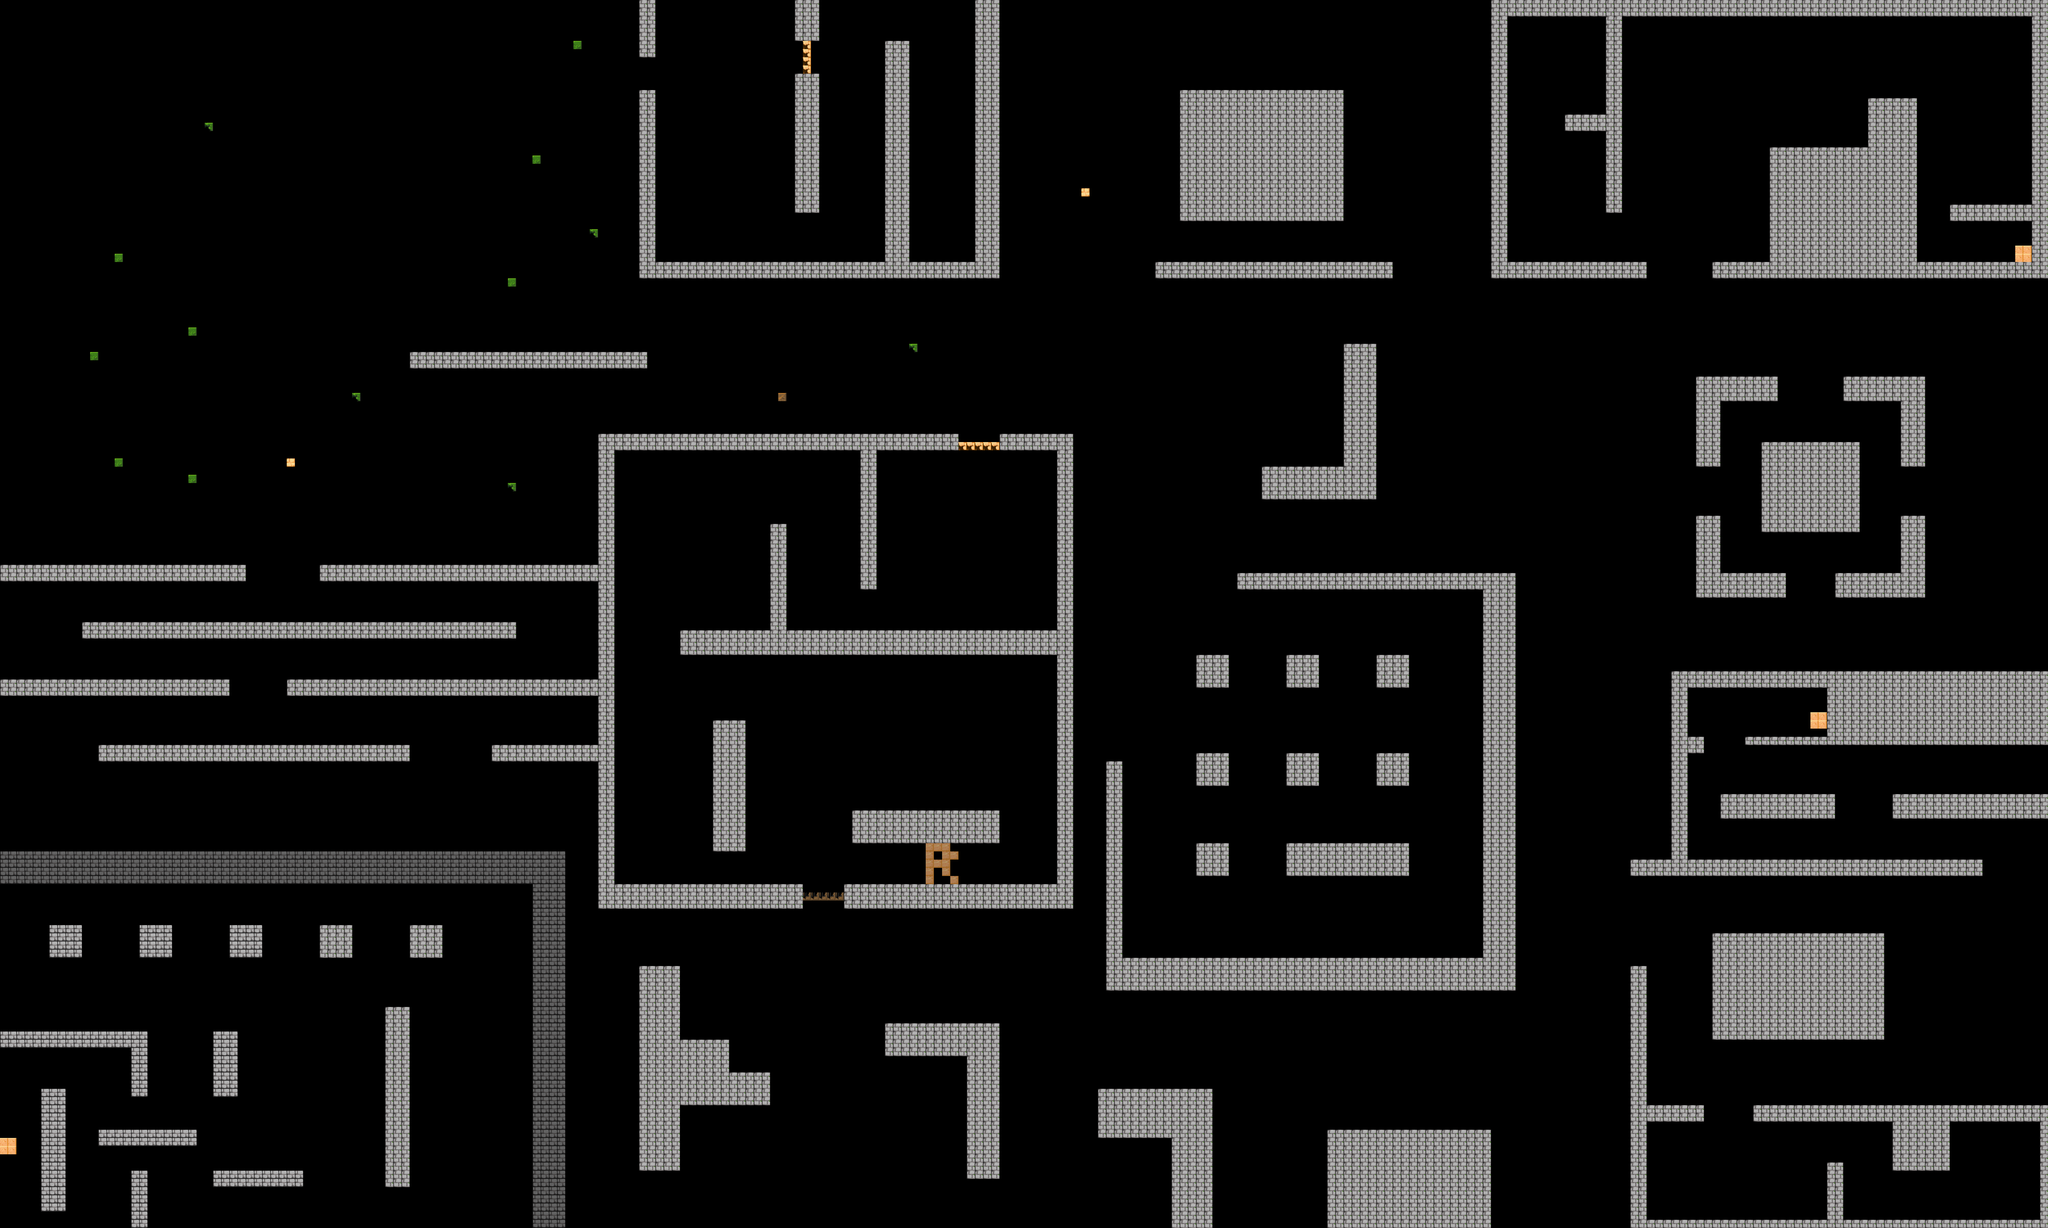

A level layout from a 2D game, rendered from its tile map. Below: a short description, then the map file with tile-grid data replaced by summaries:
An orthogonal 250x150 tile map with 32x32 px tiles, 1 tile layer (Capa de Patrones 1) and 55 objects (31x 2, 24x 1).

<map version="1.0" orientation="orthogonal" renderorder="right-down" width="250" height="150" tilewidth="32" tileheight="32" nextobjectid="112">
 <properties>
  <property name="num" value="comida" />
 </properties>
 <tileset firstgid="1" name="master-tileset" tilewidth="32" tileheight="32" tilecount="200" columns="20">
  <image source="master-tileset.png" width="640" height="320" />
  <tile id="97">
   <properties>
    <property name="fuente" value="" />
   </properties>
  </tile>
 </tileset>
 <layer name="Capa de Patrones 1" width="250" height="150">
  <data>[37500 cells, 6548 non-empty, 11 distinct tile ids]</data>
 </layer>
 <objectgroup name="muros" visible="0">
  <object id="37" type="1" x="6368" y="4800">
   <polyline points="0,0 0,-1024 64,-1024 64,-480 288,-480 288,-416 64,-416 64,-32 768,-32 768,-256 832,-256 832,-32 1600,-32 1600,-416 1248,-416 1248,-224 1024,-224 1024,-416 480,-416 480,-480 1632,-480" />
  </object>
  <object id="38" type="1" x="6688" y="3648">
   <polyline points="0,0 672,0 672,416 0,416 0,0" />
  </object>
  <object id="39" type="1" x="8000" y="2912">
   <polyline points="0,0 -1184,0 -1184,-32 -864,-32 -864,-224 -1408,-224 -1408,-32 -1344,-32 -1344,32 -1408,32 -1408,448 -256,448 -256,512 -1632,512 -1632,448 -1472,448 -1472,-288 0,-288" />
  </object>
  <object id="40" type="1" x="6720" y="3104">
   <polyline points="0,0 448,0 448,96 0,96 0,0" />
  </object>
  <object id="41" type="1" x="8000" y="3104">
   <polyline points="0,0 -608,0 -608,96 0,96" />
  </object>
  <object id="42" type="1" x="6624" y="2016">
   <polyline points="0,0 96,0 96,224 352,224 352,320 0,320 0,0" />
  </object>
  <object id="43" type="1" x="7424" y="2016">
   <polyline points="0,0 96,0 96,320 -256,320 -256,224 0,224 0,0" />
  </object>
  <object id="44" type="1" x="7200" y="1472">
   <polyline points="0,0 320,0 320,352 224,352 224,96 0,96 0,0" />
  </object>
  <object id="45" type="1" x="6624" y="1472">
   <polyline points="0,0 320,0 320,96 96,96 96,352 0,352 0,0" />
  </object>
  <object id="46" type="1" x="6880" y="1728">
   <polyline points="0,0 384,0 384,352 0,352 0,0" />
  </object>
  <object id="47" type="1" x="8000" y="1088">
   <polyline points="0,0 -1312,0 -1312,-64 -1088,-64 -1088,-512 -704,-512 -704,-704 -512,-704 -512,-64 -64,-64 -64,-224 -384,-224 -384,-288 -64,-288 -64,-1024 -1664,-1024 -1664,-256 -1728,-256 -1728,-576 -1888,-576 -1888,-640 -1728,-640 -1728,-1024 -2112,-1024 -2112,-64 -1568,-64 -1568,0 -2176,0 -2176,-1088" />
  </object>
  <object id="48" type="1" x="4608" y="352">
   <polyline points="0,0 640,0 640,512 0,512 0,0" />
  </object>
  <object id="49" type="1" x="4512" y="1024">
   <polyline points="0,0 928,0 928,64 0,64 0,0" />
  </object>
  <object id="50" type="1" x="5248" y="1344">
   <polyline points="0,0 128,0 128,608 -320,608 -320,480 0,480 0,0" />
  </object>
  <object id="53" type="1" x="4832" y="2240">
   <polyline points="0,0 1088,0 1088,1632 -512,1632 -512,736 -448,736 -448,1504 960,1504 960,64 0,64 0,0" />
  </object>
  <object id="54" type="2" x="4672" y="2560" width="128" height="128" />
  <object id="56" type="2" x="5024" y="2560" width="128" height="128" />
  <object id="58" type="2" x="5376" y="2560" width="128" height="128" />
  <object id="59" type="2" x="4672" y="2944" width="128" height="128" />
  <object id="61" type="2" x="5024" y="2944" width="128" height="128" />
  <object id="62" type="2" x="5376" y="2944" width="128" height="128" />
  <object id="63" type="2" x="4672" y="3296" width="128" height="128" />
  <object id="65" type="2" x="5024" y="3296" width="480" height="128" />
  <object id="66" type="2" x="5184" y="4416" width="640" height="384" />
  <object id="67" type="1" x="4288" y="4256">
   <polyline points="0,0 448,0 448,544 288,544 288,192 0,192 0,0" />
  </object>
  <object id="68" type="1" x="3456" y="4000">
   <polyline points="0,0 0,128 320,128 320,608 448,608 448,0 0,0" />
  </object>
  <object id="69" type="1" x="3296" y="3456">
   <polyline points="0,0 0,96 896,96 896,-1760 608,-1760 608,-1696 832,-1696 832,-992 -224,-992 -224,-1408 -288,-1408 -288,-992 -640,-992 -640,-896 832,-896 832,0 0,0" />
  </object>
  <object id="71" type="1" x="3744" y="1760">
   <polyline points="0,0 -320,0 -320,544 -384,544 -384,0 -1344,0 -1344,1696 -608,1696 -608,1792 -1408,1792 -1408,-64 0,-64 0,0" />
  </object>
  <object id="72" type="2" x="2784" y="2816" width="128" height="512" />
  <object id="73" type="2" x="3328" y="3168" width="576" height="128" />
  <object id="74" type="2" x="1920" y="2912" width="416" height="64" />
  <object id="75" type="2" x="384" y="2912" width="1216" height="64" />
  <object id="76" type="2" x="1120" y="2656" width="1216" height="64" />
  <object id="77" type="2" x="0" y="2656" width="896" height="64" />
  <object id="78" type="2" x="320" y="2432" width="1696" height="64" />
  <object id="79" type="2" x="0" y="2208" width="960" height="64" />
  <object id="82" type="2" x="1248" y="2208" width="1088" height="64" />
  <object id="83" type="2" x="1600" y="1376" width="928" height="64" />
  <object id="84" type="1" x="3904" y="0">
   <polyline points="0,0 0,1088 -1408,1088 -1408,352 -1344,352 -1344,1024 -448,1024 -448,160 -352,160 -352,1024 -96,1024 -96,0" />
  </object>
  <object id="85" type="1" x="3104" y="0">
   <polyline points="0,0 0,160 96,160 96,0" />
  </object>
  <object id="91" type="2" x="3104" y="288" width="96" height="544" />
  <object id="92" type="2" x="2496" y="0" width="64" height="224" />
  <object id="93" type="2" x="192" y="3616" width="128" height="128" />
  <object id="95" type="2" x="544" y="3616" width="128" height="128" />
  <object id="96" type="2" x="896" y="3616" width="128" height="128" />
  <object id="97" type="2" x="1248" y="3616" width="128" height="128" />
  <object id="98" type="2" x="1600" y="3616" width="128" height="128" />
  <object id="101" type="2" x="1504" y="3936" width="96" height="704" />
  <object id="104" type="2" x="832" y="4032" width="96" height="256" />
  <object id="105" type="2" x="384" y="4416" width="384" height="64" />
  <object id="106" type="2" x="832" y="4576" width="352" height="64" />
  <object id="107" type="2" x="160" y="4256" width="96" height="480" />
  <object id="108" type="1" x="512" y="4800">
   <polyline points="0,0 0,-224 64,-224 64,0" />
  </object>
  <object id="109" type="1" x="0" y="4032">
   <polyline points="0,0 576,0 576,256 512,256 512,64 0,64" />
  </object>
  <object id="110" type="1" x="2496" y="3776">
   <polyline points="0,0 0,800 160,800 160,544 512,544 512,416 352,416 352,288 160,288 160,0 0,0" />
  </object>
 </objectgroup>
</map>
